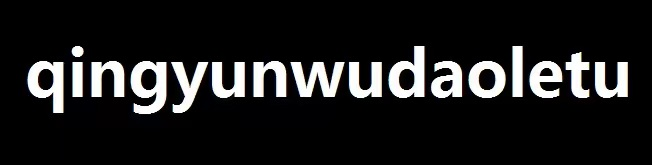
%> input picture Image_Processing_Simulation/test1.jpg, 652 x 165 px
$ octave Two_Pass.m   (GNU Octave 9; MATLAB toolbox functions it lacks are replaced by stand-ins)
%> lines starting %> are read from the running program, lines starting %| are printed output that depends on the picture; in (x1, y1, x2, y2) boxes, pixels count from 0 and x2, y2 are one past the last pixel; in counts of white or black regions, pixels touching at a corner belong together; the program's own positions count from 1
clear;
tic
test = imread('D:\智能车\2022华东赛\图像处理仿真\test1.jpg');
%> test is the input picture: size 165x652x3 uint8; mean R, G, B 31.1, 31.1, 31.2
figure(1);
imshow(test);
figure(2)
image1=rgb2gray(test);
image2=imresize(image1,[120 188]);
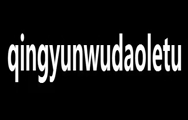
%> image2: size 120x188 uint8; min 0, max 255, mean 31.1
imshow(image2);

image3 = image2;

for i = 1:120
   for j = 1:188
       if(image2(i,j) < 205)
           image3(i,j) = 0;
       else
           image3(i,j) = 255;
       end
   end
end
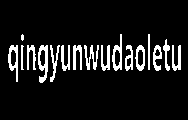
%> image3: size 120x188 uint8; 9.7% white; 17 white regions (1 under 20 px), largest, box (x1, y1, x2, y2) and area: (38, 45, 48, 83) 220, (8, 45, 18, 82) 179, (112, 34, 122, 71) 176

% image3 = imbinarize(image2);
figure(3);
imshow(image3);

type = 1;
type_sort = zeros(100,100);
sort_Image = zeros(120,188);
temp = zeros(1,4);
last_min = 0;

for i = 2:119
   for j = 2:187
       if(image3(i,j)==255)
           temp(1,1) = sort_Image(i-1,j);
           temp(1,2) = sort_Image(i+1,j);
           temp(1,3) = sort_Image(i,j-1);
           temp(1,4) = sort_Image(i,j+1);
           B = sort(temp,2);
           if(temp(1,1) == 0 && temp(1,2) == 0 && temp(1,3) == 0 && temp(1,4) == 0)
               sort_Image(i,j) = type;
               type = type + 1;
           else
               for k = 1:4
                   if(B(1,k) == 0)
                       continue;
                   else
                       min = B(1,k);
                       break;
                   end
               end
               sort_Image(i,j) = min;
           end
           if sort_Image(i,j) ~= sort_Image(i,j-1) && sort_Image(i,j-1) ~= 0 && ~ismember(sort_Image(i,j-1),type_sort)
               type_sort(sort_Image(i,j),100) = type_sort(sort_Image(i,j),100) + 1;
               type_sort(sort_Image(i,j),type_sort(sort_Image(i,j),100)) = sort_Image(i,j-1);
           end
           if sort_Image(i,j) ~= sort_Image(i,j+1) && sort_Image(i,j+1) ~= 0 && ~ismember(sort_Image(i,j+1),type_sort)
               type_sort(sort_Image(i,j),100) = type_sort(sort_Image(i,j),100) + 1;
               type_sort(sort_Image(i,j),type_sort(sort_Image(i,j),100)) = sort_Image(i,j+1);
           end
           if sort_Image(i,j) ~= sort_Image(i-1,j) && sort_Image(i-1,j) ~= 0 && ~ismember(sort_Image(i-1,j),type_sort)
               type_sort(sort_Image(i,j),100) = type_sort(sort_Image(i,j),100) + 1;
               type_sort(sort_Image(i,j),type_sort(sort_Image(i,j),100)) = sort_Image(i-1,j);
           end
           if sort_Image(i,j) ~= sort_Image(i+1,j) && sort_Image(i+1,j) ~= 0 && ~ismember(sort_Image(i+1,j),type_sort)
               type_sort(sort_Image(i,j),100) = type_sort(sort_Image(i,j),100) + 1;
               type_sort(sort_Image(i,j),type_sort(sort_Image(i,j),100)) = sort_Image(i+1,j);
           end
       end
   end
end
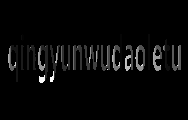
%> sort_Image: size 120x188 double; min 0, max 84, mean 2.6; drawn with min black and max white
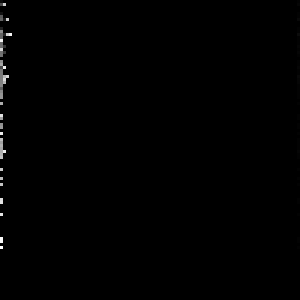
%> type_sort: size 100x100 double (shown 3 times larger); min 0, max 84, mean 0.3; drawn with min black and max white
%> after the loop, B = [0 0 82 82]; min = 82; temp = [82 0 82 0]; type = 85


for i = 1:100
    for j = 1:100
       if type_sort(i,j) ~= 0
           for k = 1:100
               if type_sort(type_sort(i,j),k) ~= 0
                   type_sort(i,100) = type_sort(i,100) + 1;
                   type_sort(i,type_sort(i,100)) = type_sort(type_sort(i,j),k);
               else
                   break;
               end
           end
       else
           break;
       end
    end
end
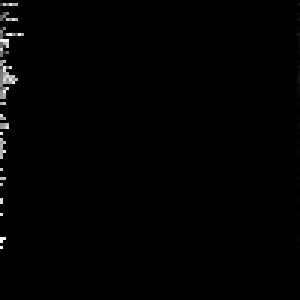
%> type_sort: size 100x100 double (shown 3 times larger); 0.78% of pixels changed, all inside (x1, y1, x2, y2) = (1, 1, 100, 80); drawn with min black and max white


%> (the run ends here)
